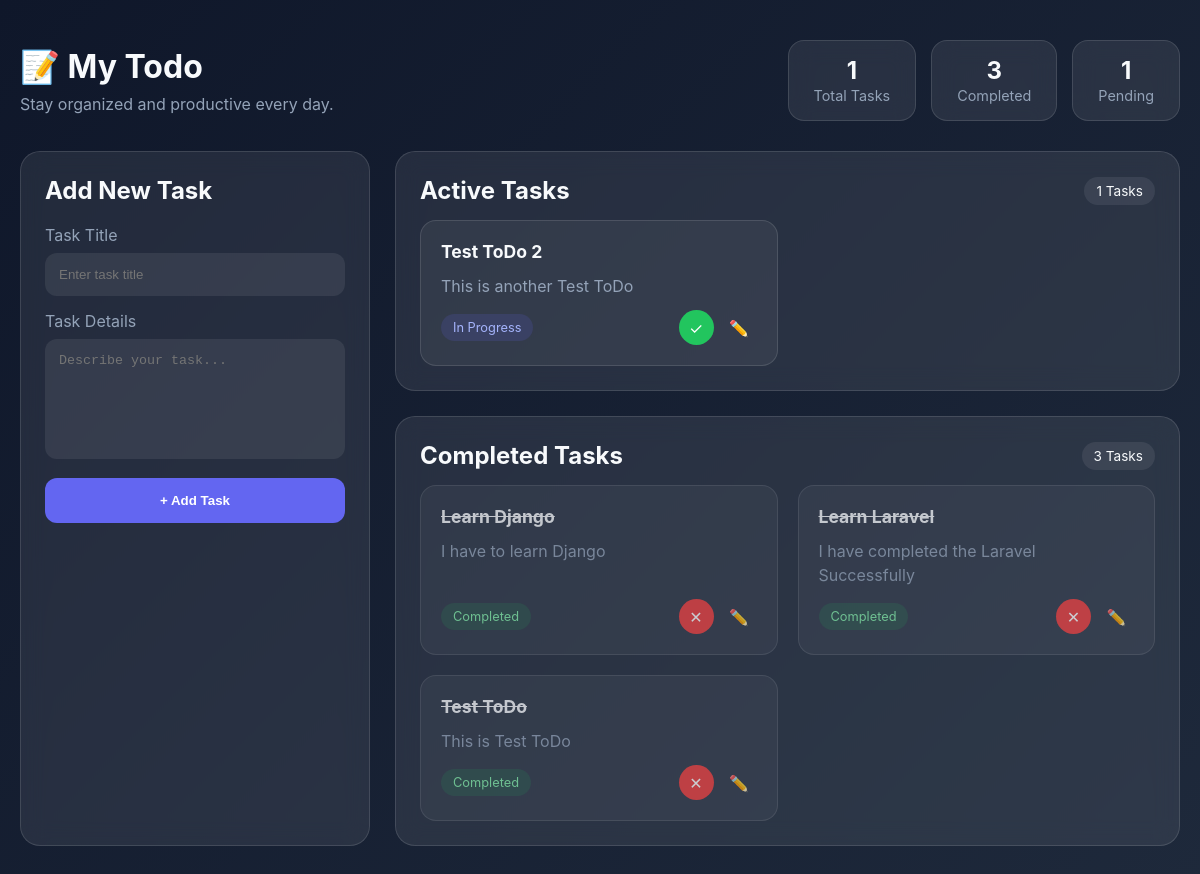
Before: / with the older database file.
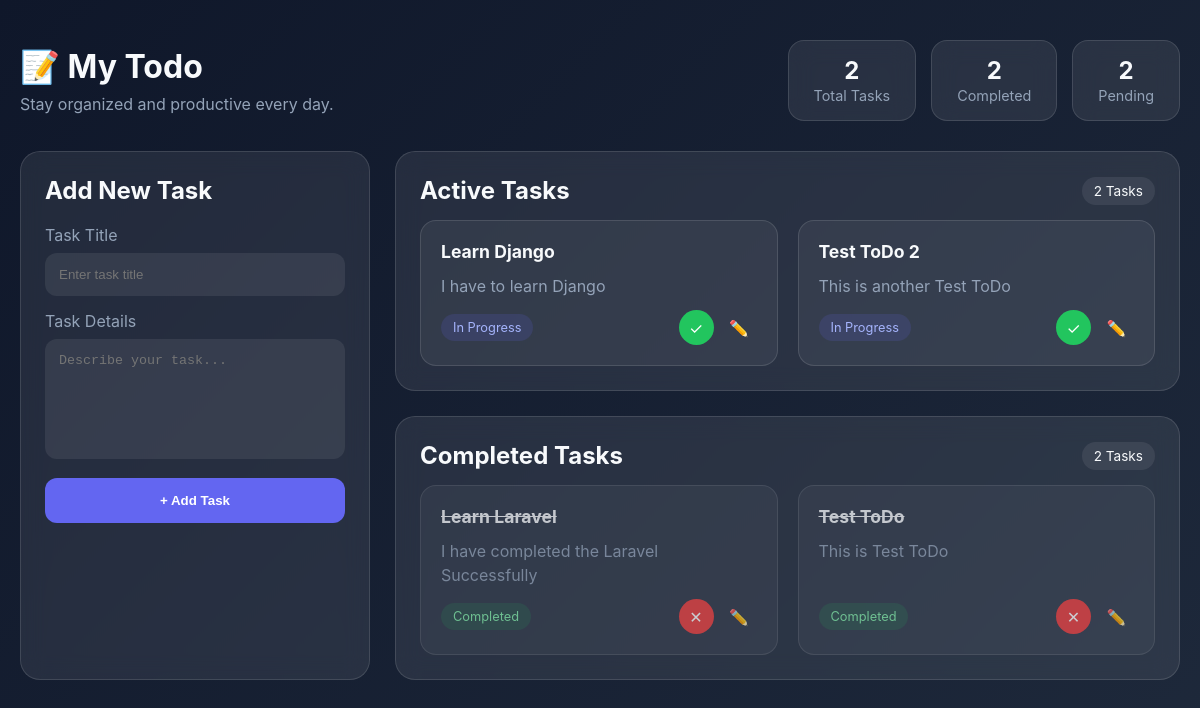
After: the same page with the newer database file.
### todo/models.py (models this page shows, shortened)
class Todo(models.Model):
    title = models.CharField(max_length=200)
    description = models.TextField(blank=True)
    completed = models.BooleanField(default=False)

### todo_main/views.py (the view)
# urls.py: path('',views.index, name='index'),
def index(request):
    completed_todos = Todo.objects.filter(completed=True)
    pending_todos = Todo.objects.filter(completed=False)
    action = request.GET.get('action') or 'add'
    todo_id = request.GET.get('id')
    todo = None
    if not todo_id:
        action = 'add'
    if todo_id and action != 'add':
        todo = Todo.objects.filter(id=todo_id).first()
        if not todo:
            return redirect('index')
    context = {
        'completed_todos': completed_todos,
        'pending_todos': pending_todos,
        'action': action,
        'todo': todo,
    }
    return render(request, 'index.html', context)

### templates/index.html (shortened to what this page needs)
{% load static %}
<!DOCTYPE html>
<html lang="en">
<head>
    <link rel="stylesheet" href="{% static 'css/style.css' %}">
</head>
<body>
    <div class="container">
        <header class="header">
            <div class="logo">
                <h1>📝 My Todo</h1>
                <p>Stay organized and productive every day.</p>
            </div>
            <div class="stats">
                <div class="stat-card">
                    <h3>{{ pending_todos.count }}</h3>
                    <span>Total Tasks</span>
                </div>
                <div class="stat-card">
                    <h3>{{ completed_todos.count }}</h3>
                    <span>Completed</span>
                </div>
                <div class="stat-card">
                    <h3>{{ pending_todos.count }}</h3>
                    <span>Pending</span>
                </div>
            </div>
        </header>
        <div class="layout">
            <aside class="card form-card">
                {% if action == 'edit' %}
                    <h2>Update Task</h2>
                {% else %}
                    <h2>Add New Task</h2>
                {% endif %}
                <form method="POST"
                action="{% if action == 'add' %}{% url 'addTodo' %}{% else %}{% url 'updateTodo' todo.id %}{% endif %}">
                    <div class="form-group">
                        <label>Task Title</label>
                        <input type="text" name="title" value="{% if todo %}{{ todo.title }}{% endif %}" placeholder="Enter task title">
                    </div>
                    <div class="form-group">
                        <label>Task Details</label>
                        <textarea name="description" placeholder="Describe your task...">{% if todo %}{{ todo.description }}{% endif %}</textarea>
                    </div>
                    <button type="submit">
                        {% if action == 'edit' %}
                           ✏️ Update Task
                        {% else %}
                           + Add Task
                        {% endif %}
                    </button>
                </form>
            </aside>
            <main class="task-section">
                <section class="card">
                    <div class="section-header">
                        <h2>Active Tasks</h2>
                        <span class="badge">{{ pending_todos.count }} Tasks</span>
                    </div>
                    <div class="task-grid">
                        {%  for pending_todo in pending_todos %}
                            <div class="task">
                                <h3>{{ pending_todo.title }}</h3>
                                <p>{{ pending_todo.description }}</p>
                                <div class="task-footer">
                                    <span class="status pending">In Progress</span>
                                    <div class="actions">
                                        <a href="{% url 'changeStatus' 1 pending_todo.id %}" class="icon-btn done-btn">✓</a>
                                        <a href="{% url 'index' %}?action=edit&id={{ pending_todo.id }}" class="icon-btn edit-btn">✏️</a>
                                    </div>
                                </div>
                            </div>
                        {% endfor %}
                    </div>
                </section>
                <section class="card">
                    <div class="section-header">
                        <h2>Completed Tasks</h2>
                        <span class="badge">{{ completed_todos.count }} Tasks</span>
                    </div>
                    <div class="task-grid">
                        {%  for completed_todo in completed_todos %}
                            <div class="task completed-task">
                                <h3>{{ completed_todo.title }}</h3>
                                <p>{{ completed_todo.description }}</p>
                                <div class="task-footer">
                                    <span class="status completed">Completed</span>
                                    <div class="actions">
                                        <a href="{% url 'changeStatus' 0 completed_todo.id %}" class="icon-btn delete-btn">✕</a>
                                        <a href="{% url 'index' %}?action=edit&id={{ completed_todo.id }}" class="icon-btn edit-btn">✏️</a>
                                    </div>
                                </div>
                            </div>
                        {% endfor %}
                    </div>
                </section>
            </main>
        </div>
    </div>
</body>
</html>

### todo_main/assets/css/style.css (style rules this page uses)
:root { --bg: #0f172a; --card: rgba(255, 255, 255, 0.08); --border: rgba(255, 255, 255, 0.12); --text: #f8fafc; --muted: #94a3b8; --primary: #6366f1; --success: #22c55e; --danger: #ef4444; }
* { margin: 0; padding: 0; box-sizing: border-box; }
body { font-family: Inter, Segoe UI, sans-serif; background: linear-gradient(135deg, #0f172a, #1e293b); color: var(--text); min-height: 100vh; padding: 40px 20px; }
.container { max-width: 1400px; margin: auto; }
.header { display: flex; justify-content: space-between; align-items: center; gap: 20px; margin-bottom: 30px; flex-wrap: wrap; }
.logo h1 { font-size: 2rem; margin-bottom: 8px; }
.logo p { color: var(--muted); }
.stats { display: flex; gap: 15px; }
.stat-card { background: var(--card); backdrop-filter: blur(12px); border: 1px solid var(--border); border-radius: 16px; padding: 15px 25px; text-align: center; }
.stat-card h3 { font-size: 1.5rem; }
.stat-card span { color: var(--muted); font-size: 0.9rem; }
.layout { display: grid; grid-template-columns: 350px 1fr; gap: 25px; }
.card { background: var(--card); backdrop-filter: blur(12px); border: 1px solid var(--border); border-radius: 20px; padding: 24px; }
.form-card h2 { margin-bottom: 20px; }
.form-group { margin-bottom: 15px; }
label { display: block; margin-bottom: 8px; color: var(--muted); }
input, textarea { width: 100%; padding: 14px; border: none; border-radius: 12px; background: rgba(255, 255, 255, 0.08); color: white; outline: none; }
textarea { resize: none; min-height: 120px; }
button , a.btn { width: 100%; border: none; border-radius: 12px; padding: 15px; background: var(--primary); color: white; font-weight: 600; cursor: pointer; transition: 0.3s; display: inline-block; text-align: center; text-decoration: none; }
.task-section { display: flex; flex-direction: column; gap: 25px; }
.section-header { display: flex; justify-content: space-between; align-items: center; margin-bottom: 15px; }
.badge { background: rgba(255, 255, 255, 0.08); padding: 6px 12px; border-radius: 20px; font-size: 0.85rem; }
.task-grid { display: grid; grid-template-columns: repeat(auto-fill, minmax(260px, 1fr)); gap: 20px; }
.task { background: rgba(255, 255, 255, 0.06); border: 1px solid var(--border); border-radius: 16px; padding: 20px; display: flex; flex-direction: column; gap: 12px; transition: 0.3s; }
.task h3 { font-size: 1.1rem; }
.task p { color: var(--muted); line-height: 1.5; }
.task-footer { margin-top: auto; display: flex; justify-content: space-between; align-items: center; }
.status { padding: 6px 12px; border-radius: 20px; font-size: 0.8rem; }
.pending { background: rgba(99, 102, 241, 0.15); color: #a5b4fc; }
.completed { background: rgba(34, 197, 94, 0.15); color: #86efac; }
.icon-btn { width: 35px; height: 35px; border-radius: 50%; border: none; cursor: pointer; display: flex; align-items: center; justify-content: center; color: white; text-decoration: none; }
.done-btn { background: var(--success); }
.delete-btn { background: var(--danger) !important; }
.actions { display: flex; gap: 8px; }
.completed-task { opacity: 0.75; }
.completed-task h3 { text-decoration: line-through; }

Changed rows visible on the page:
changed Todo "Learn Django": moves from the list under "Completed Tasks" to the list under "Active Tasks"
Other visible differences:
{{ pending_todos.count }}: "1" → "2"
{{ completed_todos.count }}: "3" → "2"
